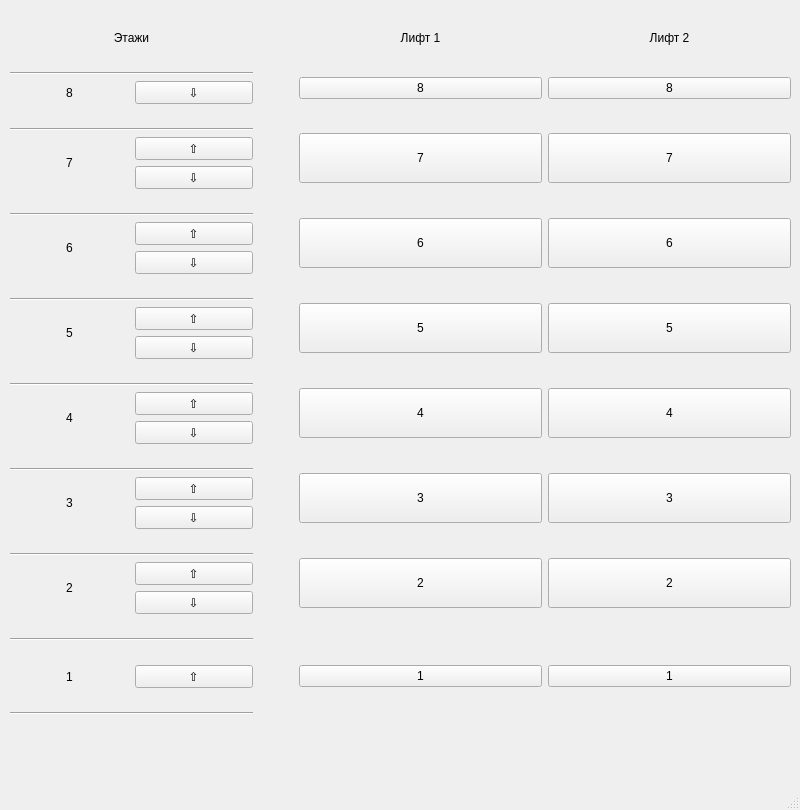
<?xml version="1.0" encoding="UTF-8"?>
<ui version="4.0">
 <class>MainWindow</class>
 <widget class="QMainWindow" name="MainWindow">
  <property name="geometry">
   <rect>
    <x>0</x>
    <y>0</y>
    <width>800</width>
    <height>810</height>
   </rect>
  </property>
  <property name="windowTitle">
   <string>MainWindow</string>
  </property>
  <widget class="QWidget" name="centralwidget">
   <widget class="QWidget" name="gridLayoutWidget">
    <property name="geometry">
     <rect>
      <x>10</x>
      <y>10</y>
      <width>781</width>
      <height>731</height>
     </rect>
    </property>
    <layout class="QGridLayout" name="gridLayout">
     <item row="6" column="2">
      <widget class="QPushButton" name="el1_floor3">
       <property name="minimumSize">
        <size>
         <width>0</width>
         <height>50</height>
        </size>
       </property>
       <property name="text">
        <string>3</string>
       </property>
      </widget>
     </item>
     <item row="4" column="0">
      <layout class="QGridLayout" name="gridLayout_7">
       <item row="2" column="1">
        <widget class="QPushButton" name="floor5_down">
         <property name="text">
          <string>⇩</string>
         </property>
        </widget>
       </item>
       <item row="1" column="1">
        <widget class="QPushButton" name="floor5_up">
         <property name="text">
          <string>⇧</string>
         </property>
        </widget>
       </item>
       <item row="1" column="0" rowspan="2">
        <widget class="QLabel" name="label_5">
         <property name="text">
          <string>5</string>
         </property>
         <property name="alignment">
          <set>Qt::AlignCenter</set>
         </property>
        </widget>
       </item>
       <item row="0" column="0" colspan="2">
        <widget class="Line" name="line_6">
         <property name="orientation">
          <enum>Qt::Horizontal</enum>
         </property>
        </widget>
       </item>
      </layout>
     </item>
     <item row="9" column="2">
      <widget class="QPushButton" name="el1_floor1">
       <property name="text">
        <string>1</string>
       </property>
      </widget>
     </item>
     <item row="6" column="3">
      <widget class="QPushButton" name="el2_floor3">
       <property name="minimumSize">
        <size>
         <width>0</width>
         <height>50</height>
        </size>
       </property>
       <property name="text">
        <string>3</string>
       </property>
      </widget>
     </item>
     <item row="4" column="3">
      <widget class="QPushButton" name="el2_floor5">
       <property name="minimumSize">
        <size>
         <width>0</width>
         <height>50</height>
        </size>
       </property>
       <property name="text">
        <string>5</string>
       </property>
      </widget>
     </item>
     <item row="8" column="0">
      <widget class="Line" name="line_7">
       <property name="orientation">
        <enum>Qt::Horizontal</enum>
       </property>
      </widget>
     </item>
     <item row="4" column="2">
      <widget class="QPushButton" name="el1_floor5">
       <property name="minimumSize">
        <size>
         <width>0</width>
         <height>50</height>
        </size>
       </property>
       <property name="text">
        <string>5</string>
       </property>
      </widget>
     </item>
     <item row="7" column="3">
      <widget class="QPushButton" name="el2_floor2">
       <property name="minimumSize">
        <size>
         <width>0</width>
         <height>50</height>
        </size>
       </property>
       <property name="text">
        <string>2</string>
       </property>
      </widget>
     </item>
     <item row="5" column="0">
      <layout class="QGridLayout" name="gridLayout_8">
       <item row="2" column="1">
        <widget class="QPushButton" name="floor4_down">
         <property name="text">
          <string>⇩</string>
         </property>
        </widget>
       </item>
       <item row="1" column="1">
        <widget class="QPushButton" name="floor4_up">
         <property name="text">
          <string>⇧</string>
         </property>
        </widget>
       </item>
       <item row="1" column="0" rowspan="2">
        <widget class="QLabel" name="label_4">
         <property name="text">
          <string>4</string>
         </property>
         <property name="alignment">
          <set>Qt::AlignCenter</set>
         </property>
        </widget>
       </item>
       <item row="0" column="0" colspan="2">
        <widget class="Line" name="line_5">
         <property name="orientation">
          <enum>Qt::Horizontal</enum>
         </property>
        </widget>
       </item>
      </layout>
     </item>
     <item row="1" column="0">
      <layout class="QGridLayout" name="gridLayout_2">
       <item row="1" column="1">
        <widget class="QPushButton" name="floor8_down">
         <property name="text">
          <string>⇩</string>
         </property>
        </widget>
       </item>
       <item row="1" column="0">
        <widget class="QLabel" name="label_8">
         <property name="text">
          <string>8</string>
         </property>
         <property name="alignment">
          <set>Qt::AlignCenter</set>
         </property>
        </widget>
       </item>
       <item row="0" column="0" colspan="2">
        <widget class="Line" name="line_11">
         <property name="orientation">
          <enum>Qt::Horizontal</enum>
         </property>
        </widget>
       </item>
      </layout>
     </item>
     <item row="5" column="3">
      <widget class="QPushButton" name="el2_floor4">
       <property name="minimumSize">
        <size>
         <width>0</width>
         <height>50</height>
        </size>
       </property>
       <property name="text">
        <string>4</string>
       </property>
      </widget>
     </item>
     <item row="9" column="0">
      <layout class="QGridLayout" name="gridLayout_11">
       <item row="0" column="1">
        <widget class="QPushButton" name="floor1_up">
         <property name="text">
          <string>⇧</string>
         </property>
        </widget>
       </item>
       <item row="0" column="0">
        <widget class="QLabel" name="label_1">
         <property name="text">
          <string>1</string>
         </property>
         <property name="alignment">
          <set>Qt::AlignCenter</set>
         </property>
        </widget>
       </item>
      </layout>
     </item>
     <item row="0" column="0">
      <widget class="QLabel" name="floor_label">
       <property name="maximumSize">
        <size>
         <width>16777215</width>
         <height>20</height>
        </size>
       </property>
       <property name="text">
        <string>Этажи</string>
       </property>
       <property name="alignment">
        <set>Qt::AlignCenter</set>
       </property>
      </widget>
     </item>
     <item row="7" column="2">
      <widget class="QPushButton" name="el1_floor2">
       <property name="minimumSize">
        <size>
         <width>0</width>
         <height>50</height>
        </size>
       </property>
       <property name="text">
        <string>2</string>
       </property>
      </widget>
     </item>
     <item row="1" column="2">
      <widget class="QPushButton" name="el1_floor8">
       <property name="text">
        <string>8</string>
       </property>
      </widget>
     </item>
     <item row="10" column="0">
      <widget class="Line" name="line_10">
       <property name="orientation">
        <enum>Qt::Horizontal</enum>
       </property>
      </widget>
     </item>
     <item row="9" column="3">
      <widget class="QPushButton" name="el2_floor1">
       <property name="text">
        <string>1</string>
       </property>
      </widget>
     </item>
     <item row="0" column="3">
      <widget class="QLabel" name="elevator2_label">
       <property name="text">
        <string>Лифт 2</string>
       </property>
       <property name="alignment">
        <set>Qt::AlignCenter</set>
       </property>
      </widget>
     </item>
     <item row="3" column="3">
      <widget class="QPushButton" name="el2_floor6">
       <property name="minimumSize">
        <size>
         <width>0</width>
         <height>50</height>
        </size>
       </property>
       <property name="text">
        <string>6</string>
       </property>
      </widget>
     </item>
     <item row="3" column="2">
      <widget class="QPushButton" name="el1_floor6">
       <property name="minimumSize">
        <size>
         <width>0</width>
         <height>50</height>
        </size>
       </property>
       <property name="text">
        <string>6</string>
       </property>
      </widget>
     </item>
     <item row="0" column="2">
      <widget class="QLabel" name="elevator1_label">
       <property name="text">
        <string>Лифт 1</string>
       </property>
       <property name="alignment">
        <set>Qt::AlignCenter</set>
       </property>
      </widget>
     </item>
     <item row="2" column="2">
      <widget class="QPushButton" name="el1_floor7">
       <property name="minimumSize">
        <size>
         <width>0</width>
         <height>50</height>
        </size>
       </property>
       <property name="text">
        <string>7</string>
       </property>
      </widget>
     </item>
     <item row="0" column="1" rowspan="10">
      <spacer name="horizontalSpacer">
       <property name="orientation">
        <enum>Qt::Horizontal</enum>
       </property>
       <property name="sizeType">
        <enum>QSizePolicy::Fixed</enum>
       </property>
       <property name="sizeHint" stdset="0">
        <size>
         <width>40</width>
         <height>20</height>
        </size>
       </property>
      </spacer>
     </item>
     <item row="7" column="0">
      <layout class="QGridLayout" name="gridLayout_10">
       <item row="1" column="1">
        <widget class="QPushButton" name="floor2_up">
         <property name="text">
          <string>⇧</string>
         </property>
        </widget>
       </item>
       <item row="1" column="0" rowspan="2">
        <widget class="QLabel" name="label_2">
         <property name="text">
          <string>2</string>
         </property>
         <property name="alignment">
          <set>Qt::AlignCenter</set>
         </property>
        </widget>
       </item>
       <item row="2" column="1">
        <widget class="QPushButton" name="floor2_down">
         <property name="text">
          <string>⇩</string>
         </property>
        </widget>
       </item>
       <item row="0" column="0" colspan="2">
        <widget class="Line" name="line_8">
         <property name="orientation">
          <enum>Qt::Horizontal</enum>
         </property>
        </widget>
       </item>
      </layout>
     </item>
     <item row="6" column="0">
      <layout class="QGridLayout" name="gridLayout_9">
       <item row="2" column="1">
        <widget class="QPushButton" name="floor3_down">
         <property name="text">
          <string>⇩</string>
         </property>
        </widget>
       </item>
       <item row="1" column="0" rowspan="2">
        <widget class="QLabel" name="label_3">
         <property name="text">
          <string>3</string>
         </property>
         <property name="alignment">
          <set>Qt::AlignCenter</set>
         </property>
        </widget>
       </item>
       <item row="1" column="1">
        <widget class="QPushButton" name="floor3_up">
         <property name="text">
          <string>⇧</string>
         </property>
        </widget>
       </item>
       <item row="0" column="0" colspan="2">
        <widget class="Line" name="line_9">
         <property name="orientation">
          <enum>Qt::Horizontal</enum>
         </property>
        </widget>
       </item>
      </layout>
     </item>
     <item row="1" column="3">
      <widget class="QPushButton" name="el2_floor8">
       <property name="text">
        <string>8</string>
       </property>
      </widget>
     </item>
     <item row="5" column="2">
      <widget class="QPushButton" name="el1_floor4">
       <property name="minimumSize">
        <size>
         <width>0</width>
         <height>50</height>
        </size>
       </property>
       <property name="text">
        <string>4</string>
       </property>
      </widget>
     </item>
     <item row="2" column="3">
      <widget class="QPushButton" name="el2_floor7">
       <property name="minimumSize">
        <size>
         <width>0</width>
         <height>50</height>
        </size>
       </property>
       <property name="text">
        <string>7</string>
       </property>
      </widget>
     </item>
     <item row="2" column="0">
      <layout class="QGridLayout" name="gridLayout_14">
       <item row="2" column="1">
        <widget class="QPushButton" name="floor7_down">
         <property name="text">
          <string>⇩</string>
         </property>
        </widget>
       </item>
       <item row="1" column="1">
        <widget class="QPushButton" name="floor7_up">
         <property name="text">
          <string>⇧</string>
         </property>
        </widget>
       </item>
       <item row="1" column="0" rowspan="2">
        <widget class="QLabel" name="label_9">
         <property name="text">
          <string>7</string>
         </property>
         <property name="alignment">
          <set>Qt::AlignCenter</set>
         </property>
        </widget>
       </item>
       <item row="0" column="0" colspan="2">
        <widget class="Line" name="line_13">
         <property name="orientation">
          <enum>Qt::Horizontal</enum>
         </property>
        </widget>
       </item>
      </layout>
     </item>
     <item row="3" column="0">
      <layout class="QGridLayout" name="gridLayout_13">
       <item row="2" column="1">
        <widget class="QPushButton" name="floor6_down">
         <property name="text">
          <string>⇩</string>
         </property>
        </widget>
       </item>
       <item row="1" column="1">
        <widget class="QPushButton" name="floor6_up">
         <property name="text">
          <string>⇧</string>
         </property>
        </widget>
       </item>
       <item row="1" column="0" rowspan="2">
        <widget class="QLabel" name="label_7">
         <property name="text">
          <string>6</string>
         </property>
         <property name="alignment">
          <set>Qt::AlignCenter</set>
         </property>
        </widget>
       </item>
       <item row="0" column="0" colspan="2">
        <widget class="Line" name="line_12">
         <property name="orientation">
          <enum>Qt::Horizontal</enum>
         </property>
        </widget>
       </item>
      </layout>
     </item>
    </layout>
   </widget>
  </widget>
  <widget class="QMenuBar" name="menubar">
   <property name="geometry">
    <rect>
     <x>0</x>
     <y>0</y>
     <width>800</width>
     <height>37</height>
    </rect>
   </property>
  </widget>
  <widget class="QStatusBar" name="statusbar"/>
 </widget>
 <resources/>
 <connections/>
</ui>
